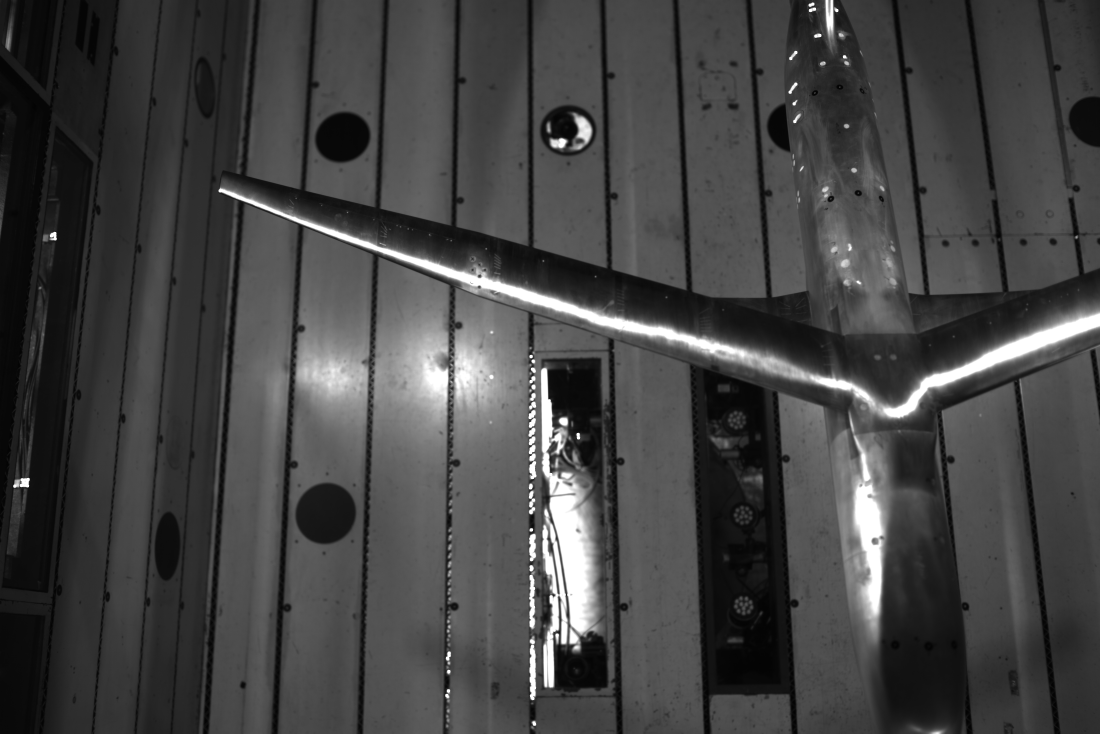
#> input picture frameLow.jpg, 3300 x 2200 px (shown at 1/3 size)
$ python -i sv_hough_detect.py   (imports and definitions only)
#> lines starting #> are read from the running program, lines starting #| are printed output that depends on the picture; after the words box and inside, x2 and y2 are one past the last pixel; in counts of white or black regions, pixels touching at a corner belong together
#!/usr/bin/env python2
# -*- coding: utf-8 -*-
"""
Created on Mon Apr  8 09:11:15 2019

@author: cngo
"""
import cv2
import numpy as np
import csv

wandPoints = []; right_points = []
    # [8 lines of commented-out code are left out]

def track_circles(img):
    '''applying hough circle search
    dp = 2 #inverse ration of the accumulator resolution
    param1 = 110 #gradient value used to handle edge detection in Yuen et al
    param2 = 100# accumulator threshhold valuefor the circle centers at the detection stage. The smaller it is, the more false circles may be detected. Circles, corresponding to the larger accumulator values, will be returned first.
    minDist=100 #min distance between centers
    minRadius = 50
    maxRadius = 90'''

    blur = cv2.medianBlur(img,5) #first, blur images
    #cv2.imwrite('blur', blur)

    ret,thresh_init = cv2.threshold(blur,15,255 ,cv2.THRESH_BINARY) # apply thresh holding
    #print(ret, thresh_init)

    thresh_img=cv2.adaptiveThreshold(thresh_init,255,cv2.ADAPTIVE_THRESH_GAUSSIAN_C,\
                cv2.THRESH_BINARY,11,2) #apply adaptive and binary thresh holding again
    #cv2.imwrite('thresh_img', thresh_img)

    circles = cv2.HoughCircles(thresh_img, cv2.HOUGH_GRADIENT,\
                               dp=2,param1=110,param2=110,minDist=110, minRadius=10,maxRadius=100)

    return [circles, thresh_img, blur, ret, thresh_init]

def draw_circles(img_circle,cam_circles):
    output = cv2.cvtColor(img_circle,cv2.COLOR_GRAY2RGB)
    if cam_circles is not None:
        # convert the (x, y) coordinates and radius of the circles to integers
        cam_circles = np.round(cam_circles[0, :]).astype("int")
            	# loop over the (x, y) coordinates and radius of the circles
        for (x, y, r) in cam_circles:
            	# draw the circle in the output image, then draw a rectangle
             # corresponding to the center of the circle
             cv2.circle(output, (x, y), r, (0, 255, 0),4)
             cv2.rectangle(output, (x - 5, y - 5), (x + 5, y + 5), (0, 128, 255), -1)
    return output


# [46 lines not run here, left out]

#np.savetxt("wandPts.csv", wandPoints, delimiter=",")

>>> import cv2
>>> picture = cv2.imread('frameLow.jpg')
#> picture is the input picture: shape (2200, 3300, 3); min 2, max 255, mean 68.3
>>> result = track_circles(picture)
#> in track_circles, `ret,thresh_init = cv2.threshold(blur,15,255 ,cv2.THRESH_BINARY)`:
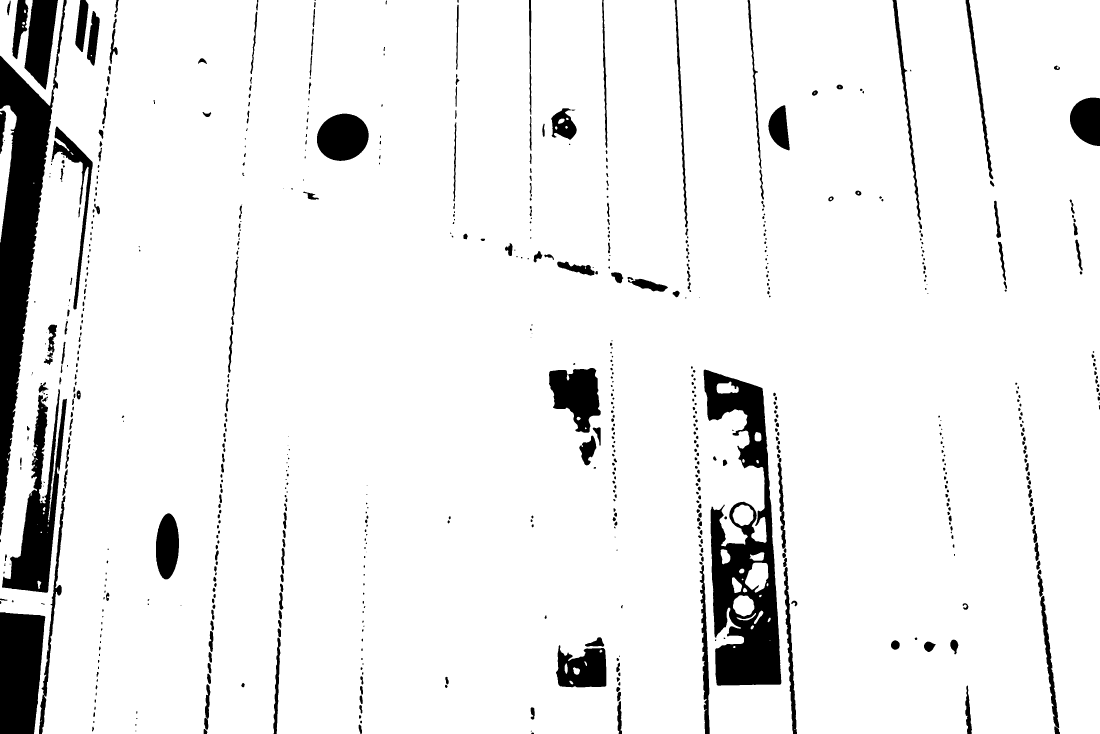
#> thresh_init: shape (2200, 3300, 3) (shown at 1/3 size); 92.6% white; 731 black regions (146 under 20 px), largest, box (x1, y1, x2, y2) and area: (2111, 1109, 2344, 2057) 104724, (0, 0, 200, 1607) 103176, (0, 1836, 136, 2200) 42990
#> (the run stopped early here; a loop or call above may not have finished)
